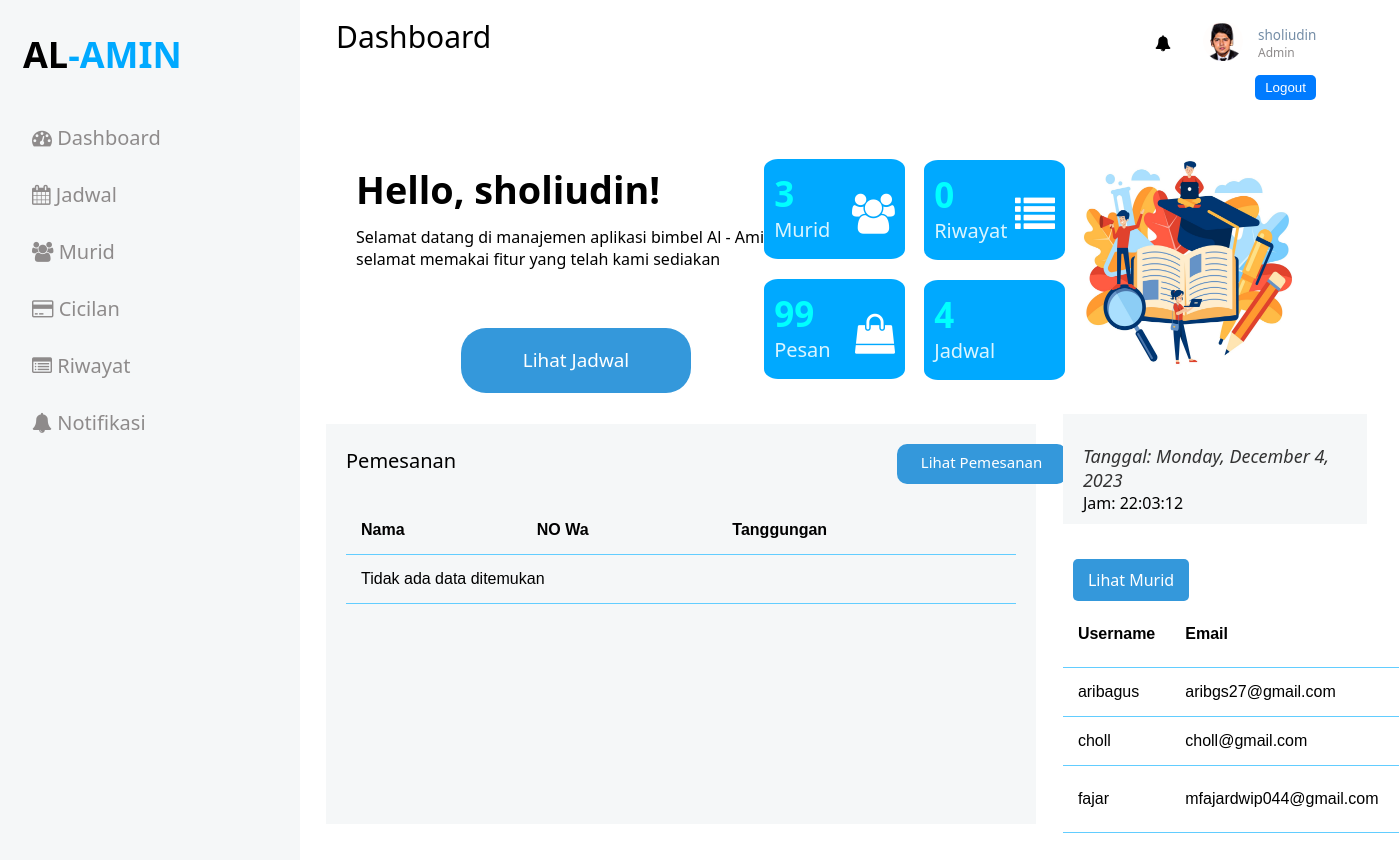
The app's page /index.php (signed in), older data.
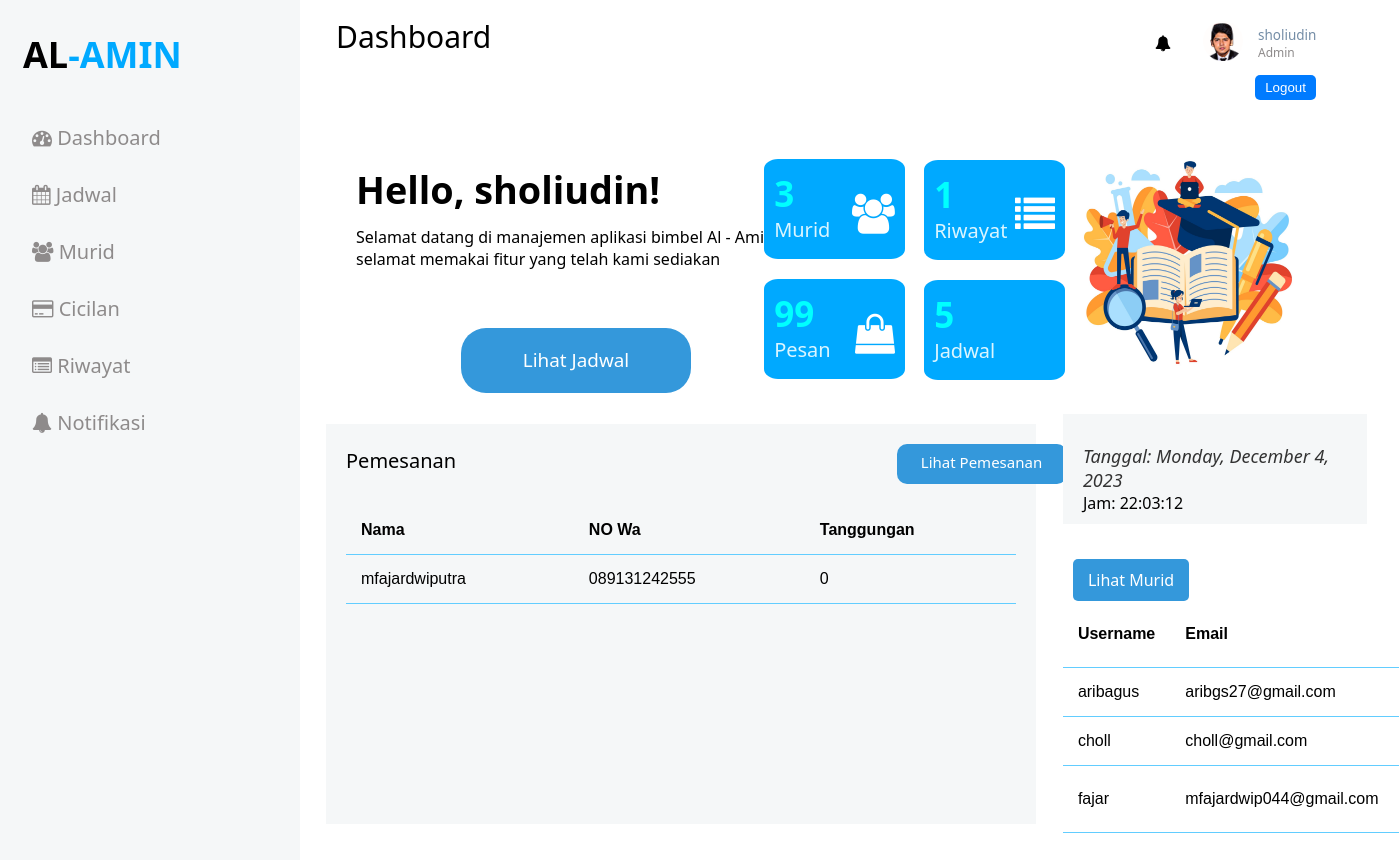
The same page, newer data.
### tables this page shows
CREATE TABLE `data_pengguna` (
  `id_pengguna` int(11) NOT NULL,
  `nama` varchar(50) NOT NULL,
  `email` varchar(50) NOT NULL,
  `username` varchar(15) NOT NULL,
  `password` varchar(20) NOT NULL,
  `no_wa` char(13) NOT NULL,
  `jenis_kelamin` varchar(10) NOT NULL,
  `status` varchar(10) NOT NULL,
  `id_program` char(10) NOT NULL,
  `otp` text NOT NULL
);

CREATE TABLE `pembayaran` (
  `id_pembayaran` int(11) NOT NULL,
  `bayar` int(20) NOT NULL,
  `status` int(15) NOT NULL,
  `id_program` char(10) NOT NULL,
  `tgl_pembayaran` datetime DEFAULT current_timestamp(),
  `id_pengguna` int(11) NOT NULL
);

### index.php (the view, shortened to what the changed rows need)
<!DOCTYPE html>
<html>
<head>
    <link rel="stylesheet" href="css/style.css" type="text/css" />
    <link rel="stylesheet" href="https://cdnjs.cloudflare.com/ajax/libs/font-awesome/4.7.0/css/font-awesome.min.css">
    <link rel="stylesheet" href="https://cdnjs.cloudflare.com/ajax/libs/font-awesome/4.7.0/css/font-awesome.min.css">
    <link rel="stylesheet" href="https://cdnjs.cloudflare.com/ajax/libs/font-awesome/4.7.0/css/font-awesome.min.css">
</head>
<body>
    <div id="main">
        <div class="head" style="background-color: white; height: 30px; bottom: 35px; position: relative;">
            <?php
            require_once('php/koneksi.php');
            if (isset($_SESSION['username'])) {
                $username = $_SESSION['username'];
                $query = "SELECT * FROM data_pengguna WHERE username = '$username'";
                $result = $conn->query($query);
                if ($result->num_rows > 0) {
                    $user = $result->fetch_assoc();
                    $nama_pengguna = $user['nama'];
                }
            } else {
                $nama_pengguna = "Username";
            }
            ?>
            <div class="col-div-6">
                <div class="profile" style="position: relative; bottom: 7px;">
                    <img src="images/user.png" class="pro-img" />
                    <?php
                    if (isset($nama_pengguna)) {
                        echo "<p style='color: #748DA6;'>$nama_pengguna <span>Admin</span></p>";
                    }
                    ?>
                    <i class="fa fa-regular fa-bell" style="position: relative; right: 30%; bottom: 43px;"></i>
                    <button id="logoutButton" class="icon-a" style="position: relative; left: 20%;"><i class="fa-duotone fa-right-from-bracket"></i> Logout</button>
                </div>
            </div>
        </div>
        <br />
        <div class="col-div-3" style="position: relative; bottom: 24px">
            <?php
            include 'php/koneksi.php';
            $sql = "SELECT COUNT(*) as total_riwayat_cicilan FROM cicilan";
            $result = $conn->query($sql);
            if ($result->num_rows > 0) {
                $row = $result->fetch_assoc();
                echo '<div class="box">';
                echo '<p style="color: aqua;">' . $row['total_riwayat_cicilan'] . '<br /><span>Riwayat</span></p>';
                echo '<i class="fa fa-list box-icon"></i>';
                echo '</div>';
            } else {
                echo "Tidak ada data murid.";
            }
            ?>
        </div>
        <div class="col-div-3" style="position: relative; bottom: 24px">
            <?php
            include 'php/koneksi.php';
            $sql = "SELECT COUNT(*) as total_jadwal FROM jadwal";
            $result = $conn->query($sql);
            if ($result->num_rows > 0) {
                $row = $result->fetch_assoc();
                echo '<div class="box">';
                echo '<p style="color: aqua;">' . $row['total_jadwal'] . '<br /><span>Jadwal</span></p>';
                echo '</div>';
            } else {
                echo "Tidak ada data murid.";
            }
            ?>
        </div>
        <br /><br />
        <div class="col-div-8" style="position: relative; bottom: 40px;">
            <div class="box-8" style="height: 400px;">
                <div class="content-box">
                    <br />
                    <table>
                        <tr>
                            <th>Nama</th>
                            <th>NO Wa</th>
                            <th>Tanggungan</th>
                        </tr>
                        <?php
                        $sql = "SELECT dp.nama, dp.no_wa, p.status
                        FROM data_pengguna dp
                        JOIN pembayaran p ON dp.id_pengguna = p.id_pengguna";
                        $result = $conn->query($sql);
                        if ($result->num_rows > 0) {
                            while ($row = $result->fetch_assoc()) {
                                echo "<tr>";
                                echo "<td>" . $row["nama"] . "</td>";
                                echo "<td>" . $row["no_wa"] . "</td>";
                                echo "<td>" . $row["status"] . "</td>";
                                echo "</tr>";
                            }
                        } else {
                            echo "<tr><td colspan='4'>Tidak ada data ditemukan</td></tr>";
                        }
                        ?>
                    </table>
                </div>
            </div>
        </div>
        <div class="col-div-4">
            <div class="box-4" style="position: relative; bottom: 50px; height: 110px;">
                <?php
                require_once('php/koneksi.php');
                $query = "SELECT
                data_pengguna.username,
                data_pengguna.email,
                paket_program.nama_program
                FROM
                data_pengguna
                JOIN
                paket_program ON data_pengguna.id_program = paket_program.id_program
                ORDER BY data_pengguna.id_pengguna DESC
                LIMIT 3";
                $result = $conn->query($query);
                ?>
                <div class="table-container" style="position: relative; top: 25px;">
                    <div class="table-content">
                        <table class="custom-table">
                            <thead>
                                <tr>
                                    <th>Username</th>
                                    <th>Email</th>
                                    <th>Nama Program</th>
                                    <th></th> <a href="murid.php" class="search-button button-style" style="position: relative; left: 10px;">Lihat Murid</a>
                                </tr>
                            </thead>
                            <tbody>
                                <?php
                                while ($row = $result->fetch_assoc()) {
                                    echo "<tr>";
                                    echo "<td>" . $row["username"] . "</td>";
                                    echo "<td>" . $row["email"] . "</td>";
                                    echo "<td>" . $row["nama_program"] . "</td>";
                                    echo "</tr>";
                                }
                                ?>
                            </tbody>
                        </table>
                    </div>
                </div>
            </div>
        </div>
</body>
</html>

Row changes from the older to the newer data that the page shows:
added pembayaran: id_pengguna.nama "mfajardwiputra", id_pengguna.no_wa "089131242555", status "0"
Text that changed along with them:
$row['total_riwayat_cicilan']: "0" → "1"
$row['total_jadwal']: "4" → "5"
text no longer shown: "Tidak ada data ditemukan"
